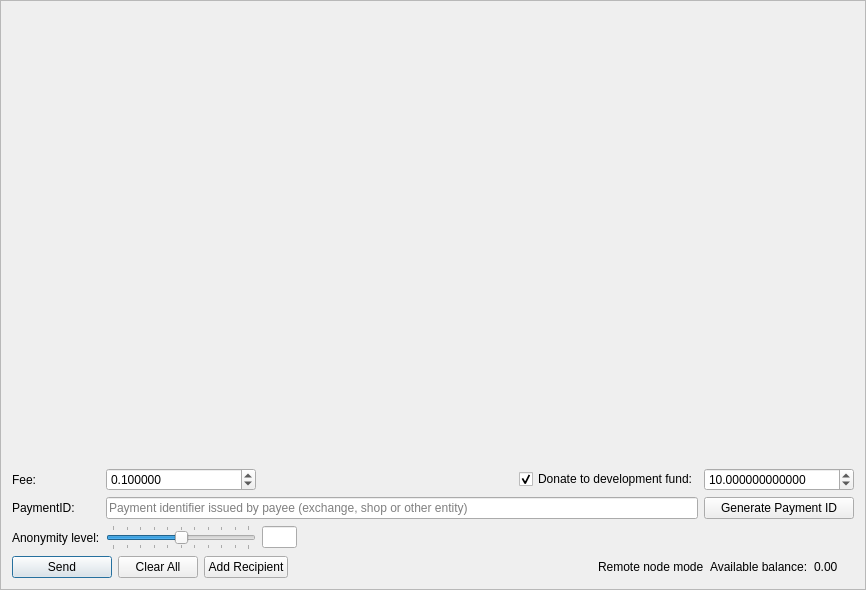
<?xml version="1.0" encoding="UTF-8"?>
<ui version="4.0">
 <class>SendFrame</class>
 <widget class="QFrame" name="SendFrame">
  <property name="geometry">
   <rect>
    <x>0</x>
    <y>0</y>
    <width>866</width>
    <height>590</height>
   </rect>
  </property>
  <property name="windowTitle">
   <string>Frame</string>
  </property>
  <property name="frameShape">
   <enum>QFrame::StyledPanel</enum>
  </property>
  <property name="frameShadow">
   <enum>QFrame::Raised</enum>
  </property>
  <layout class="QVBoxLayout" name="m_send_frame_main_layout">
   <item>
    <widget class="QScrollArea" name="m_transfersScrollarea">
     <property name="frameShape">
      <enum>QFrame::NoFrame</enum>
     </property>
     <property name="widgetResizable">
      <bool>true</bool>
     </property>
     <widget class="QWidget" name="scrollAreaWidgetContents">
      <property name="geometry">
       <rect>
        <x>0</x>
        <y>0</y>
        <width>846</width>
        <height>439</height>
       </rect>
      </property>
      <layout class="QVBoxLayout" name="m_send_frame_layout">
       <property name="leftMargin">
        <number>0</number>
       </property>
       <property name="topMargin">
        <number>0</number>
       </property>
       <property name="rightMargin">
        <number>0</number>
       </property>
       <property name="bottomMargin">
        <number>0</number>
       </property>
       <item>
        <spacer name="verticalSpacer">
         <property name="orientation">
          <enum>Qt::Vertical</enum>
         </property>
         <property name="sizeHint" stdset="0">
          <size>
           <width>20</width>
           <height>445</height>
          </size>
         </property>
        </spacer>
       </item>
      </layout>
     </widget>
    </widget>
   </item>
   <item>
    <layout class="QGridLayout" name="gridLayout">
     <property name="topMargin">
      <number>5</number>
     </property>
     <item row="5" column="1">
      <widget class="QSlider" name="m_mixinSlider">
       <property name="maximumSize">
        <size>
         <width>150</width>
         <height>16777215</height>
        </size>
       </property>
       <property name="baseSize">
        <size>
         <width>200</width>
         <height>0</height>
        </size>
       </property>
       <property name="maximum">
        <number>10</number>
       </property>
       <property name="pageStep">
        <number>1</number>
       </property>
       <property name="value">
        <number>5</number>
       </property>
       <property name="sliderPosition">
        <number>5</number>
       </property>
       <property name="tracking">
        <bool>false</bool>
       </property>
       <property name="orientation">
        <enum>Qt::Horizontal</enum>
       </property>
       <property name="tickPosition">
        <enum>QSlider::TicksBothSides</enum>
       </property>
       <property name="tickInterval">
        <number>1</number>
       </property>
      </widget>
     </item>
     <item row="5" column="0">
      <widget class="QLabel" name="label_2">
       <property name="text">
        <string>Anonymity level:</string>
       </property>
      </widget>
     </item>
     <item row="1" column="3">
      <widget class="QCheckBox" name="donateCheckBox">
       <property name="text">
        <string>Donate to development fund:</string>
       </property>
       <property name="checked">
        <bool>true</bool>
       </property>
      </widget>
     </item>
     <item row="1" column="0">
      <widget class="QLabel" name="label">
       <property name="text">
        <string>Fee:</string>
       </property>
      </widget>
     </item>
     <item row="3" column="0">
      <widget class="QLabel" name="label_6">
       <property name="text">
        <string>PaymentID:</string>
       </property>
      </widget>
     </item>
     <item row="5" column="2">
      <widget class="QLineEdit" name="m_mixinEdit">
       <property name="minimumSize">
        <size>
         <width>35</width>
         <height>0</height>
        </size>
       </property>
       <property name="maximumSize">
        <size>
         <width>30</width>
         <height>16777215</height>
        </size>
       </property>
       <property name="text">
        <string notr="true"/>
       </property>
       <property name="maxLength">
        <number>5</number>
       </property>
       <property name="alignment">
        <set>Qt::AlignCenter</set>
       </property>
       <property name="readOnly">
        <bool>true</bool>
       </property>
      </widget>
     </item>
     <item row="3" column="1" colspan="3">
      <widget class="QLineEdit" name="m_paymentIdEdit">
       <property name="maxLength">
        <number>64</number>
       </property>
       <property name="placeholderText">
        <string>Payment identifier issued by payee (exchange, shop or other entity)</string>
       </property>
      </widget>
     </item>
     <item row="1" column="1">
      <widget class="QDoubleSpinBox" name="m_feeSpin">
       <property name="minimumSize">
        <size>
         <width>150</width>
         <height>0</height>
        </size>
       </property>
       <property name="baseSize">
        <size>
         <width>150</width>
         <height>0</height>
        </size>
       </property>
       <property name="cursor">
        <cursorShape>IBeamCursor</cursorShape>
       </property>
       <property name="locale">
        <locale language="English" country="UnitedStates"/>
       </property>
       <property name="suffix">
        <string/>
       </property>
       <property name="decimals">
        <number>6</number>
       </property>
       <property name="minimum">
        <double>0.000001000000000</double>
       </property>
       <property name="maximum">
        <double>999999999999999.000000000000000</double>
       </property>
       <property name="singleStep">
        <double>0.100000000000000</double>
       </property>
       <property name="value">
        <double>0.100000000000000</double>
       </property>
      </widget>
     </item>
     <item row="3" column="4">
      <widget class="QPushButton" name="m_generatePaymentIdButton">
       <property name="sizePolicy">
        <sizepolicy hsizetype="Preferred" vsizetype="Fixed">
         <horstretch>0</horstretch>
         <verstretch>0</verstretch>
        </sizepolicy>
       </property>
       <property name="maximumSize">
        <size>
         <width>200</width>
         <height>16777215</height>
        </size>
       </property>
       <property name="text">
        <string>Generate Payment ID</string>
       </property>
      </widget>
     </item>
     <item row="1" column="4">
      <widget class="QDoubleSpinBox" name="m_donateSpin">
       <property name="minimumSize">
        <size>
         <width>150</width>
         <height>0</height>
        </size>
       </property>
       <property name="maximumSize">
        <size>
         <width>16777215</width>
         <height>16777215</height>
        </size>
       </property>
       <property name="baseSize">
        <size>
         <width>150</width>
         <height>0</height>
        </size>
       </property>
       <property name="cursor">
        <cursorShape>IBeamCursor</cursorShape>
       </property>
       <property name="locale">
        <locale language="English" country="UnitedStates"/>
       </property>
       <property name="decimals">
        <number>12</number>
       </property>
       <property name="minimum">
        <double>1.000000000000000</double>
       </property>
       <property name="maximum">
        <double>999999.000000000000000</double>
       </property>
       <property name="singleStep">
        <double>0.100000000000000</double>
       </property>
       <property name="value">
        <double>10.000000000000000</double>
       </property>
      </widget>
     </item>
     <item row="1" column="2">
      <spacer name="horizontalSpacer">
       <property name="orientation">
        <enum>Qt::Horizontal</enum>
       </property>
       <property name="sizeType">
        <enum>QSizePolicy::Expanding</enum>
       </property>
       <property name="sizeHint" stdset="0">
        <size>
         <width>100</width>
         <height>20</height>
        </size>
       </property>
      </spacer>
     </item>
    </layout>
   </item>
   <item>
    <layout class="QHBoxLayout" name="horizontalLayout">
     <item>
      <widget class="QPushButton" name="m_sendButton">
       <property name="minimumSize">
        <size>
         <width>100</width>
         <height>0</height>
        </size>
       </property>
       <property name="text">
        <string>Send</string>
       </property>
       <property name="icon">
        <iconset resource="../../resources.qrc">
         <normaloff>:/icons/btn-send</normaloff>:/icons/btn-send</iconset>
       </property>
       <property name="default">
        <bool>true</bool>
       </property>
      </widget>
     </item>
     <item>
      <widget class="QPushButton" name="m_clearAllButton">
       <property name="text">
        <string>Clear All</string>
       </property>
       <property name="icon">
        <iconset resource="../../resources.qrc">
         <normaloff>:/icons/remove</normaloff>:/icons/remove</iconset>
       </property>
      </widget>
     </item>
     <item>
      <widget class="QPushButton" name="m_addRecipientButton">
       <property name="text">
        <string>Add Recipient</string>
       </property>
       <property name="icon">
        <iconset resource="../../resources.qrc">
         <normaloff>:/icons/add_recepient</normaloff>:/icons/add_recepient</iconset>
       </property>
      </widget>
     </item>
     <item>
      <spacer name="horizontalSpacer_2">
       <property name="orientation">
        <enum>Qt::Horizontal</enum>
       </property>
       <property name="sizeHint" stdset="0">
        <size>
         <width>40</width>
         <height>20</height>
        </size>
       </property>
      </spacer>
     </item>
     <item>
      <widget class="QLabel" name="m_remote_label">
       <property name="font">
        <font>
         <weight>50</weight>
         <bold>false</bold>
        </font>
       </property>
       <property name="toolTip">
        <string>Wallet is connected through remote node. Additional 0.25% fee will be applied.</string>
       </property>
       <property name="text">
        <string>Remote node mode</string>
       </property>
      </widget>
     </item>
     <item>
      <widget class="QLabel" name="label_4">
       <property name="text">
        <string>Available balance:</string>
       </property>
      </widget>
     </item>
     <item>
      <widget class="QLabel" name="m_balanceLabel">
       <property name="text">
        <string notr="true">0.00 </string>
       </property>
      </widget>
     </item>
     <item>
      <widget class="QLabel" name="m_tickerLabel">
       <property name="text">
        <string notr="true"/>
       </property>
      </widget>
     </item>
    </layout>
   </item>
  </layout>
 </widget>
 <tabstops>
  <tabstop>m_feeSpin</tabstop>
  <tabstop>donateCheckBox</tabstop>
  <tabstop>m_donateSpin</tabstop>
  <tabstop>m_paymentIdEdit</tabstop>
  <tabstop>m_mixinSlider</tabstop>
  <tabstop>m_mixinEdit</tabstop>
  <tabstop>m_sendButton</tabstop>
  <tabstop>m_clearAllButton</tabstop>
  <tabstop>m_addRecipientButton</tabstop>
  <tabstop>m_transfersScrollarea</tabstop>
 </tabstops>
 <resources>
  <include location="../../resources.qrc"/>
 </resources>
 <connections>
  <connection>
   <sender>m_addRecipientButton</sender>
   <signal>clicked()</signal>
   <receiver>SendFrame</receiver>
   <slot>addRecipientClicked()</slot>
   <hints>
    <hint type="sourcelabel">
     <x>282</x>
     <y>561</y>
    </hint>
    <hint type="destinationlabel">
     <x>432</x>
     <y>294</y>
    </hint>
   </hints>
  </connection>
  <connection>
   <sender>m_clearAllButton</sender>
   <signal>clicked()</signal>
   <receiver>SendFrame</receiver>
   <slot>clearAllClicked()</slot>
   <hints>
    <hint type="sourcelabel">
     <x>154</x>
     <y>561</y>
    </hint>
    <hint type="destinationlabel">
     <x>432</x>
     <y>294</y>
    </hint>
   </hints>
  </connection>
  <connection>
   <sender>m_sendButton</sender>
   <signal>clicked()</signal>
   <receiver>SendFrame</receiver>
   <slot>sendClicked()</slot>
   <hints>
    <hint type="sourcelabel">
     <x>53</x>
     <y>561</y>
    </hint>
    <hint type="destinationlabel">
     <x>432</x>
     <y>294</y>
    </hint>
   </hints>
  </connection>
  <connection>
   <sender>m_mixinSlider</sender>
   <signal>valueChanged(int)</signal>
   <receiver>SendFrame</receiver>
   <slot>mixinValueChanged(int)</slot>
   <hints>
    <hint type="sourcelabel">
     <x>221</x>
     <y>520</y>
    </hint>
    <hint type="destinationlabel">
     <x>432</x>
     <y>294</y>
    </hint>
   </hints>
  </connection>
  <connection>
   <sender>m_generatePaymentIdButton</sender>
   <signal>clicked()</signal>
   <receiver>SendFrame</receiver>
   <slot>generatePaymentIdClicked()</slot>
   <hints>
    <hint type="sourcelabel">
     <x>748</x>
     <y>497</y>
    </hint>
    <hint type="destinationlabel">
     <x>432</x>
     <y>294</y>
    </hint>
   </hints>
  </connection>
 </connections>
 <slots>
  <slot>sendClicked()</slot>
  <slot>clearAllClicked()</slot>
  <slot>addRecipientClicked()</slot>
  <slot>mixinValueChanged(int)</slot>
 </slots>
</ui>
